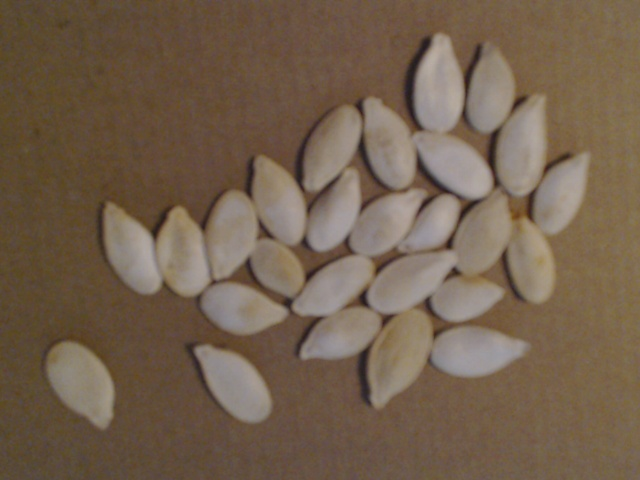
#> input picture temp.jpg, 640 x 480 px
$ python PCA_practice.py   (older library calls are emulated)
#> lines starting #> are read from the running program, lines starting #| are printed output that depends on the picture; after the words box and inside, x2 and y2 are one past the last pixel; in counts of white or black regions, pixels touching at a corner belong together


import cv2
import numpy as np
from scipy.ndimage import label
import sys


def segment_on_dt(a, img):
    border = cv2.dilate(img, None, iterations=5)
    border = border - cv2.erode(border, None)

    dt = cv2.distanceTransform(img, 2, 3)
    dt = ((dt - dt.min()) / (dt.max() - dt.min()) * 255).astype(np.uint8)
    _, dt = cv2.threshold(dt, 180, 255, cv2.THRESH_BINARY)
    lbl, ncc = label(dt)
    lbl = lbl * (255/ncc)
    # Completing the markers now.
    lbl[border == 255] = 255

    lbl = lbl.astype(np.int32)
    cv2.watershed(a, lbl)

    lbl[lbl == -1] = 0
    lbl = lbl.astype(np.uint8)
    return 255 - lbl

# To display a single image in a window
# Window is destroyed on pressing any key
def display(windowName, image):
  cv2.namedWindow(windowName, 1)
  cv2.imshow(windowName, image)
  cv2.waitKey(0)
  cv2.destroyAllWindows()

"""
img = cv2.imread('temp.jpg')
# Pre-processing.
img_gray = cv2.cvtColor(img, cv2.COLOR_BGR2GRAY)
_, img_bin = cv2.threshold(img_gray, 0, 255,
        cv2.THRESH_OTSU)
img_bin = cv2.morphologyEx(img_bin, cv2.MORPH_OPEN,
        np.ones((3, 3), dtype=int))

display("image",img_bin)
result = segment_on_dt(img, img_bin)
display("image",result)

result[result != 255] = 0
result = cv2.dilate(result, None)
img[result == 255] = (0, 0, 255)
display("image",image)
"""

"""
# Read image
img = cv2.imread('temp.jpg')
# Convert to grayscale image
gray = cv2.cvtColor(img,cv2.COLOR_BGR2GRAY)
display('gray', gray)
# Convert to binary image
ret,thresh = cv2.threshold(gray,0,255,cv2.THRESH_BINARY+cv2.THRESH_OTSU)


fg = cv2.erode(thresh,None,iterations = 2)

bgt = cv2.dilate(thresh,None,iterations = 3)
ret,bg = cv2.threshold(bgt,1,128,1)
display('fg', fg)
display('bg', bg)
marker = cv2.add(fg,bg)


marker32 = np.int32(marker)

cv2.watershed(img,marker32)
m = cv2.convertScaleAbs(marker32)

ret,thresh = cv2.threshold(m,0,255,cv2.THRESH_BINARY+cv2.THRESH_OTSU)
res = cv2.bitwise_and(img,img,mask = thresh)

display("image",res)

"""
# Read image
img = cv2.imread('temp.jpg')
#> img is the input picture: shape (480, 640, 3); mean B, G, R 78, 96.9, 115.9
# Convert to grayscale image
new = img.copy()
gray = cv2.cvtColor(img,cv2.COLOR_BGR2GRAY)
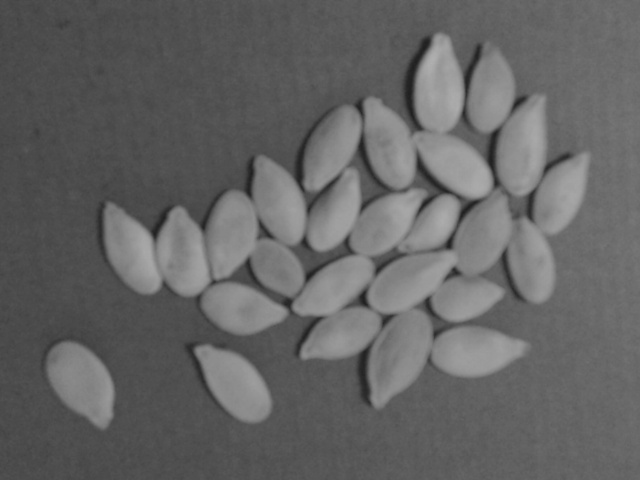
#> gray: shape (480, 640); min 31, max 177, mean 100.4
display('gray', gray)
# Convert to binary image
ret,thresh = cv2.threshold(gray,0,255,cv2.THRESH_BINARY+cv2.THRESH_OTSU)
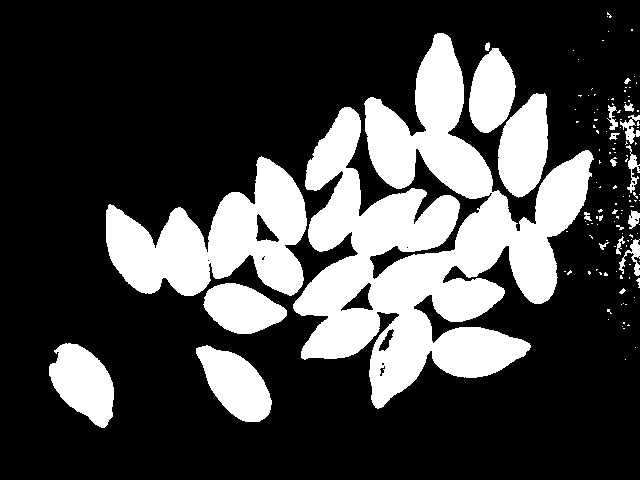
#> thresh: shape (480, 640); 27% white; 127 white regions (105 under 20 px), largest, box (x1, y1, x2, y2) and area: (293, 33, 594, 409) 49354, (106, 156, 307, 296) 14974, (498, 93, 548, 198) 3832
#> ret = 112


# noise removal
# to remove any small white noises use morphological opening
kernel = np.ones((3,3),np.uint8)
opening = cv2.morphologyEx(thresh,cv2.MORPH_OPEN,kernel, iterations = 2)
#> opening: shape (480, 640); 26.4% white; 15 white regions, largest, box (x1, y1, x2, y2) and area: (293, 33, 593, 408) 49210, (106, 157, 307, 296) 14938, (498, 94, 548, 197) 3827
sure_bg = cv2.dilate(opening,kernel,iterations=3)
#> sure_bg: shape (480, 640); 32.8% white; 10 white regions, largest, box (x1, y1, x2, y2) and area: (103, 30, 596, 411) 90484, (46, 341, 117, 430) 4488, (193, 343, 275, 425) 4408
display('Sure Background', sure_bg)

dist_transform = cv2.distanceTransform(opening,cv2.cv.CV_DIST_L2,5)
ret, sure_fg = cv2.threshold(dist_transform,0.5*dist_transform.max(),255,0)
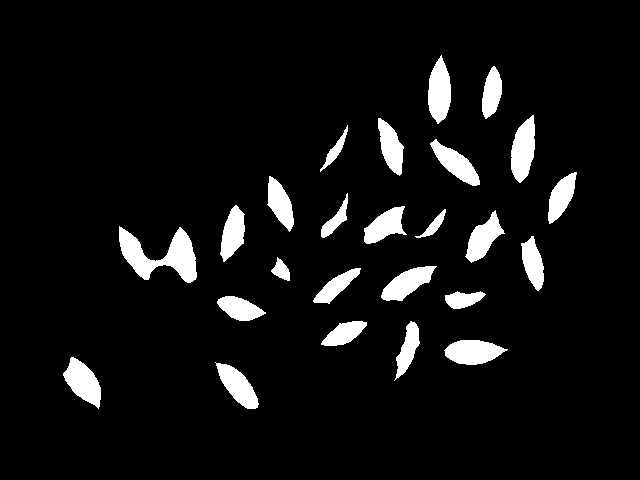
#> sure_fg: shape (480, 640) float32; 6.8% white; 25 white regions, largest, box (x1, y1, x2, y2) and area: (119, 226, 197, 283) 2109, (511, 115, 535, 183) 1142, (428, 55, 451, 124) 1127
#> ret = 13.18
display('Sure Foreground', sure_fg)

# Finding unknown region
sure_fg = np.uint8(sure_fg)
unknown = cv2.subtract(sure_bg,sure_fg)
#> unknown: shape (480, 640); 26% white; 10 white regions, largest, box (x1, y1, x2, y2) and area: (103, 30, 596, 411) 71610, (193, 343, 275, 425) 3403, (46, 341, 117, 430) 3390
display('unknown area', unknown)


ret,sure_bg = cv2.threshold(sure_bg,0,255,cv2.THRESH_BINARY_INV)
lbl, ncc = label(sure_fg)
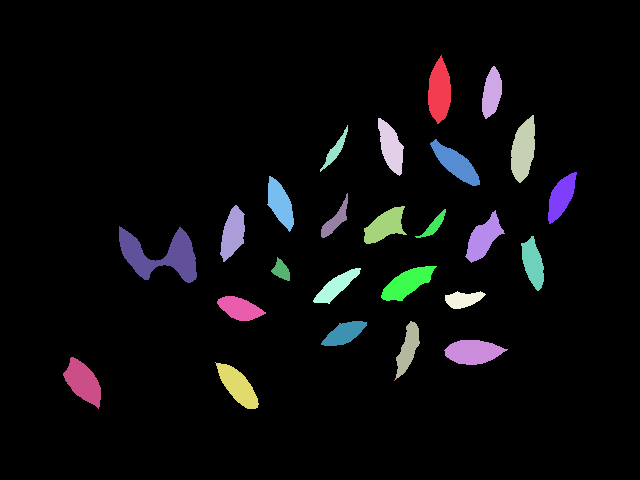
#> lbl: shape (480, 640) int32; 28 distinct labels, from 0 to 27; one colour per label, 0 black
#> ncc = 27
lbl = lbl * (255/ncc)
lbl[sure_bg == 255] = 255
lbl = lbl.astype(np.int32)
#> lbl: shape (480, 640) int32; 28 distinct labels, from 0 to 255
cv2.watershed(new, lbl)

lbl[lbl == -1] = 0
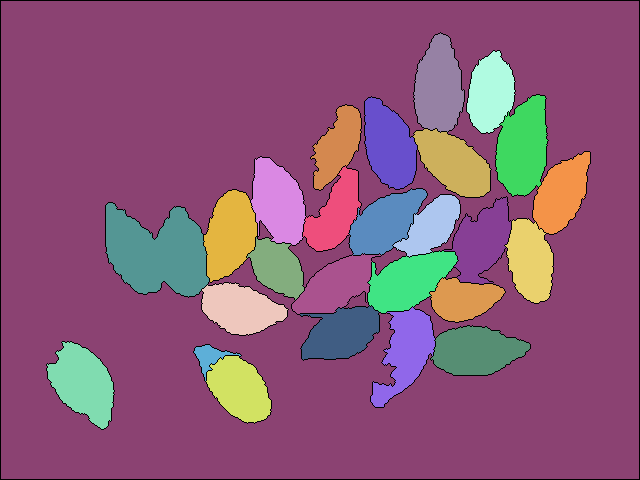
#> lbl: shape (480, 640) int32; 28 distinct labels, from 0 to 255; one colour per label, 0 black
lbl = lbl.astype(np.uint8)
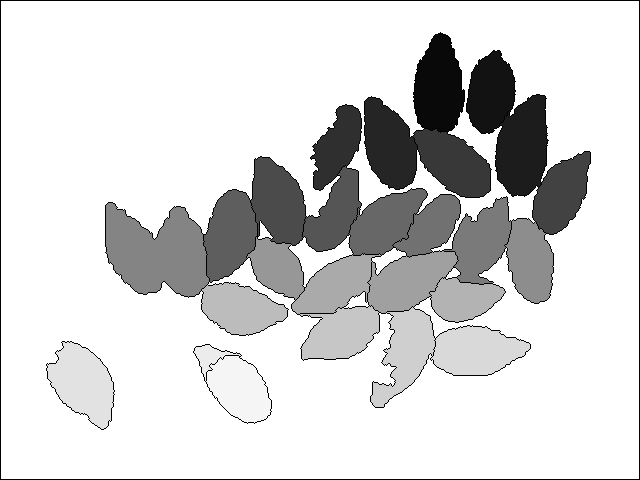
#> lbl: shape (480, 640); min 0, max 255, mean 214.1
result = 255 - lbl
display("Final image", result )

result[result != 255] = 0
#> result: shape (480, 640); 2.4% white in thin lines or dots
result = cv2.dilate(result, None)
#> result: shape (480, 640); 7.8% white; 4 white regions, box (x1, y1, x2, y2) and area: (104, 31, 592, 409) 17627, (0, 0, 640, 480) 4464, (192, 343, 273, 425) 1045, (45, 340, 116, 431) 905
new[result == 255] = (0, 0, 255)
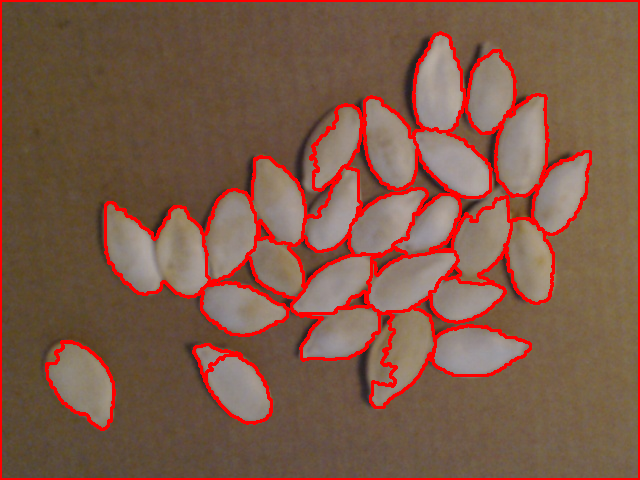
#> new: shape (480, 640, 3); 7.83% of pixels changed, all inside (x1, y1, x2, y2) = (0, 0, 640, 480)
display("Final image", new )

"""
contours, hierarchy = cv2.findContours (sure_fg,cv2.cv.CV_RETR_EXTERNAL,cv2.cv.CV_CHAIN_APPROX_SIMPLE)


seed_number = len(contours)
print ("number of seeds= ",seed_number)


cv2.putText(img, "number of seeds= " + str(seed_number), (50,50), cv2.FONT_HERSHEY_SIMPLEX, 0.5, (0,255,0))
cv2.drawContours(img, contours, -1, (0,255,255), 3)

display("Final image", img )"""

"""
cnt = contours[4]
cv2.drawContours(img, [cnt], 0, (0,255,0), 3)
for h,cnt in enumerate(contours):
    mask = np.zeros(imgray.shape,np.uint8)
    cv2.drawContours(mask,[cnt],0,255,-1)
    mean = cv2.mean(im,mask = mask)
"""

#display('image',img)
"""
border = -sure_bg

lbl, ncc = label(sure_fg)

lbl = lbl * (255/ncc)
# Completing the markers now.
lbl[border == 255] = 255
lbl = lbl.astype(np.int32)


markers = cv2.watershed(img, lbl)
#display('image',img)
#img[markers == -1] = [255,0,0]

lbl[lbl == -1] = 0
lbl = lbl.astype(np.uint8)
#display('image',lbl)
img = 255 - lbl
"""
